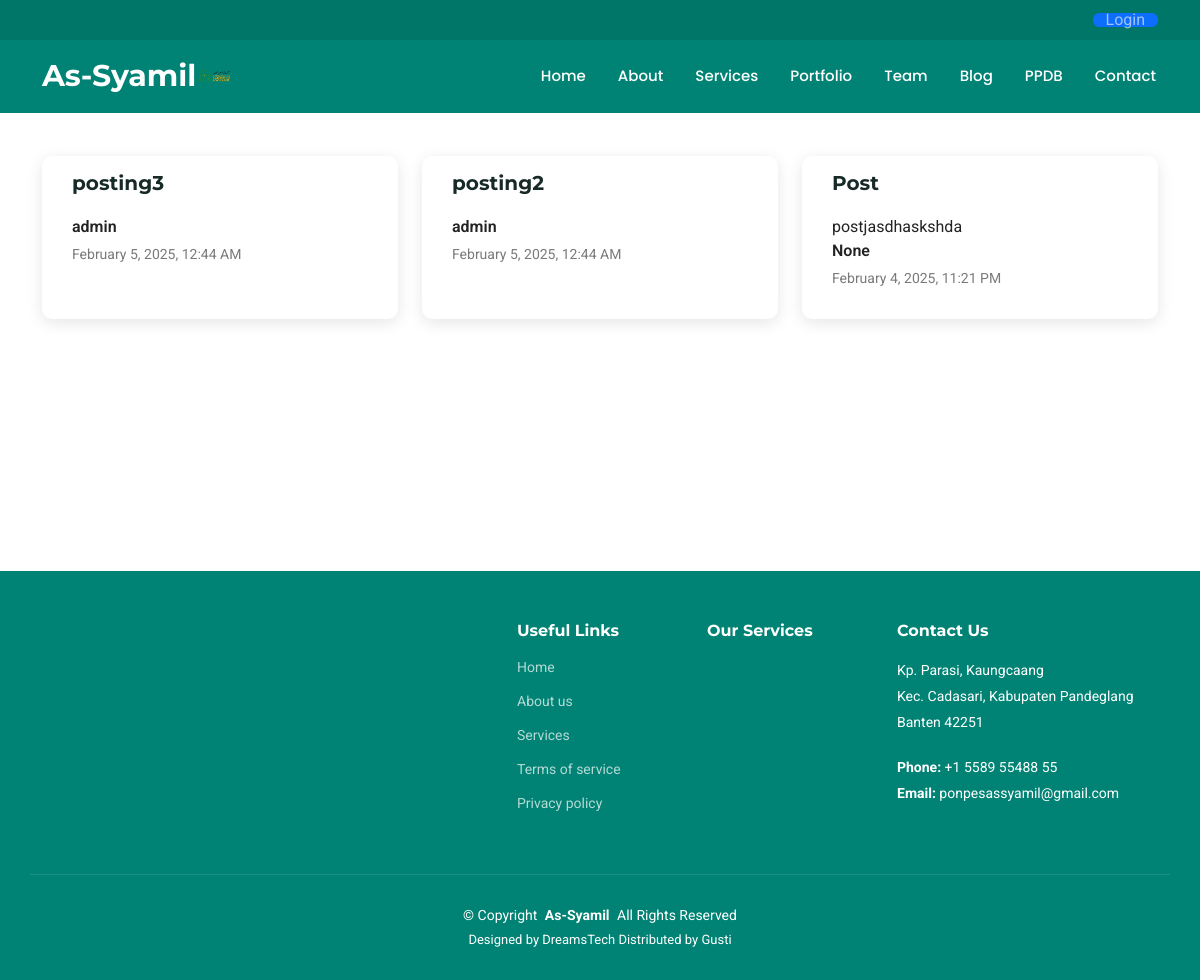
Screenshot of /blog/ with the database file from the repository.
### WebApp/models.py (models this page shows, shortened)
class Post(models.Model):
    title = models.CharField(max_length=100, blank=True, null=True)
    slug = models.SlugField(unique=True, blank=True, null=True)  # Field slug
    image = models.ImageField(upload_to='blog/', blank=True, null=True)  # Gambar untuk postingan
    content = models.TextField(blank=True, null=True)  # Konten postingan
    author = models.ForeignKey(User, on_delete=models.CASCADE, null=True, blank=True)  # Penulis postingan
    created_at = models.DateTimeField(auto_now_add=True)  # Tanggal pembuatan
    updated_at = models.DateTimeField(auto_now=True)  # Tanggal pembaruan

### WebApp/views.py (the view)
# urls.py: path('blog/', views.post_list, name='post_list'),
def post_list(request):
    posts = Post.objects.all().order_by('-created_at')
    return render(request, 'pages/blog.html', {'posts': posts})

### WebApp/templates/pages/blog.html (shortened to what this page needs)
{% extends 'base.html' %}
{% load static %}
{% block blog %}
<body class="blog-page">
  <br> <br> <br>
  <br>
  <main class="main">
      <section id="blog-posts" class="blog-posts section">
        <div class="container">
          <div class="row gy-4">
            {% for blogpost in posts %}
            <div class="col-lg-4">
              <article>
                <h2 class="title">
                  <a href="{% url 'blog_detail' blogpost.slug %}">{{ blogpost.title }}</a>
                </h2>
                <p class="mb-0">{{ blogpost.content|truncatewords:30 }}</p>
                <div class="d-flex align-items-center">
                  <div class="post-meta">
                    <p class="post-author">{{ blogpost.author }}</p>
                    <p class="post-date">
                      <time datetime="{{ blogpost.created_at }}">{{ blogpost.created_at|date:"F j, Y, g:i A" }}</time>
                    </p>
                  </div>
                </div>
              </article>
            </div>
            {% endfor %}
          </div>
        </div>
      </section>
  </main>
</body>
<br>
      <br><br><br><br>
      <br>
      <br><br>
{% endblock blog %}

### WebApp/static/assets/css/main.css (style rules this page uses)
:root { --default-font: "Roboto", system-ui, -apple-system, "Segoe UI", Roboto, "Helvetica Neue", Arial, "Noto Sans", "Liberation Sans", sans-serif, "Apple Color Emoji", "Segoe UI Emoji", "Segoe UI Symbol", "Noto Color Emoji"; --heading-font: "Montserrat", sans-serif; --nav-font: "Poppins", sans-serif; }
:root { --background-color: #ffffff; --default-color: #222222; --heading-color: #172a28; --accent-color: #008374; --surface-color: #ffffff; --contrast-color: #ffffff; }
:root { --nav-color: #ffffff; --nav-hover-color: #008374; --nav-mobile-background-color: #ffffff; --nav-dropdown-background-color: #ffffff; --nav-dropdown-color: #01433c; --nav-dropdown-hover-color: #008374; }
:root { scroll-behavior: smooth; }
body { color: var(--default-color); background-color: var(--background-color); font-family: var(--default-font); }
a { color: var(--accent-color); text-decoration: none; transition: 0.3s; }
h1, h2, h3, h4, h5, h6 { color: var(--heading-color); font-family: var(--heading-font); }
section, .section { color: var(--default-color); background-color: var(--background-color); padding: 60px 0; scroll-margin-top: 112px; overflow: clip; }
.blog-posts article { background-color: var(--surface-color); box-shadow: 0 4px 16px rgba(0, 0, 0, 0.1); padding: 30px; height: 100%; border-radius: 10px; overflow: hidden; }
.blog-posts .title { font-size: 20px; font-weight: 700; padding: 0; margin: 0 0 20px 0; }
.blog-posts .title a { color: var(--heading-color); transition: 0.3s; }
.blog-posts .post-author { font-weight: 600; margin-bottom: 5px; }
.blog-posts .post-date { font-size: 14px; color: color-mix(in srgb, var(--default-color), transparent 40%); margin-bottom: 0; }

### rows the page displays
Post: title "posting3", author "admin", created_at "February 5, 2025, 12:44 AM"
Post: title "posting2", author "admin", created_at "February 5, 2025, 12:44 AM"
Post: title "Post", content "postjasdhaskshda", author "None", created_at "February 4, 2025, 11:21 PM"
